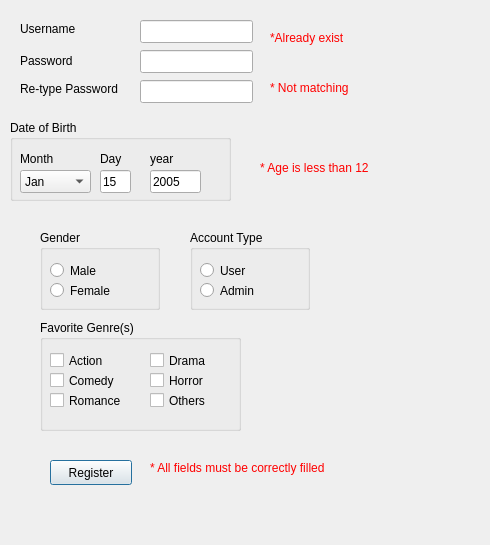
<?xml version="1.0" encoding="UTF-8"?>
<ui version="4.0">
 <class>Register</class>
 <widget class="QDialog" name="Register">
  <property name="geometry">
   <rect>
    <x>0</x>
    <y>0</y>
    <width>490</width>
    <height>545</height>
   </rect>
  </property>
  <property name="windowTitle">
   <string>Dialog</string>
  </property>
  <widget class="QLabel" name="label">
   <property name="geometry">
    <rect>
     <x>20</x>
     <y>20</y>
     <width>71</width>
     <height>17</height>
    </rect>
   </property>
   <property name="text">
    <string>Username</string>
   </property>
  </widget>
  <widget class="QLabel" name="label_2">
   <property name="geometry">
    <rect>
     <x>20</x>
     <y>50</y>
     <width>81</width>
     <height>21</height>
    </rect>
   </property>
   <property name="text">
    <string>Password</string>
   </property>
  </widget>
  <widget class="QLabel" name="label_3">
   <property name="geometry">
    <rect>
     <x>20</x>
     <y>80</y>
     <width>111</width>
     <height>17</height>
    </rect>
   </property>
   <property name="text">
    <string>Re-type Password</string>
   </property>
  </widget>
  <widget class="QLabel" name="label_4">
   <property name="geometry">
    <rect>
     <x>270</x>
     <y>30</y>
     <width>101</width>
     <height>17</height>
    </rect>
   </property>
   <property name="text">
    <string>&lt;html&gt;&lt;head/&gt;&lt;body&gt;&lt;p&gt;&lt;span style=&quot; color:#ff0000;&quot;&gt;*Already exist&lt;/span&gt;&lt;/p&gt;&lt;/body&gt;&lt;/html&gt;</string>
   </property>
  </widget>
  <widget class="QLabel" name="label_5">
   <property name="geometry">
    <rect>
     <x>270</x>
     <y>80</y>
     <width>91</width>
     <height>17</height>
    </rect>
   </property>
   <property name="text">
    <string>&lt;html&gt;&lt;head/&gt;&lt;body&gt;&lt;p&gt;&lt;span style=&quot; color:#ff0000;&quot;&gt;* Not matching&lt;/span&gt;&lt;/p&gt;&lt;/body&gt;&lt;/html&gt;</string>
   </property>
  </widget>
  <widget class="QLabel" name="label_6">
   <property name="geometry">
    <rect>
     <x>260</x>
     <y>160</y>
     <width>181</width>
     <height>17</height>
    </rect>
   </property>
   <property name="text">
    <string>&lt;html&gt;&lt;head/&gt;&lt;body&gt;&lt;p&gt;&lt;span style=&quot; color:#ff0000;&quot;&gt;* Age is less than 12 &lt;/span&gt;&lt;/p&gt;&lt;/body&gt;&lt;/html&gt;</string>
   </property>
  </widget>
  <widget class="QLabel" name="label_7">
   <property name="geometry">
    <rect>
     <x>150</x>
     <y>460</y>
     <width>221</width>
     <height>17</height>
    </rect>
   </property>
   <property name="text">
    <string>&lt;html&gt;&lt;head/&gt;&lt;body&gt;&lt;p&gt;&lt;span style=&quot; color:#ff0000;&quot;&gt;* All fields must be correctly filled&lt;/span&gt;&lt;/p&gt;&lt;/body&gt;&lt;/html&gt;</string>
   </property>
  </widget>
  <widget class="QLineEdit" name="lineEdit">
   <property name="geometry">
    <rect>
     <x>140</x>
     <y>20</y>
     <width>113</width>
     <height>23</height>
    </rect>
   </property>
  </widget>
  <widget class="QLineEdit" name="lineEdit_2">
   <property name="geometry">
    <rect>
     <x>140</x>
     <y>50</y>
     <width>113</width>
     <height>23</height>
    </rect>
   </property>
   <property name="echoMode">
    <enum>QLineEdit::Password</enum>
   </property>
  </widget>
  <widget class="QLineEdit" name="lineEdit_3">
   <property name="geometry">
    <rect>
     <x>140</x>
     <y>80</y>
     <width>113</width>
     <height>23</height>
    </rect>
   </property>
   <property name="echoMode">
    <enum>QLineEdit::Password</enum>
   </property>
  </widget>
  <widget class="QGroupBox" name="groupBox">
   <property name="geometry">
    <rect>
     <x>10</x>
     <y>120</y>
     <width>221</width>
     <height>81</height>
    </rect>
   </property>
   <property name="title">
    <string>Date of Birth</string>
   </property>
   <widget class="QComboBox" name="comboBox">
    <property name="geometry">
     <rect>
      <x>10</x>
      <y>50</y>
      <width>71</width>
      <height>23</height>
     </rect>
    </property>
    <item>
     <property name="text">
      <string>Jan</string>
     </property>
    </item>
    <item>
     <property name="text">
      <string>Feb</string>
     </property>
    </item>
    <item>
     <property name="text">
      <string>Mar</string>
     </property>
    </item>
    <item>
     <property name="text">
      <string>Apr</string>
     </property>
    </item>
    <item>
     <property name="text">
      <string>May</string>
     </property>
    </item>
    <item>
     <property name="text">
      <string>Jun</string>
     </property>
    </item>
    <item>
     <property name="text">
      <string>Jul</string>
     </property>
    </item>
    <item>
     <property name="text">
      <string>Aug</string>
     </property>
    </item>
    <item>
     <property name="text">
      <string>Sep</string>
     </property>
    </item>
    <item>
     <property name="text">
      <string>Oct</string>
     </property>
    </item>
    <item>
     <property name="text">
      <string>Nov</string>
     </property>
    </item>
    <item>
     <property name="text">
      <string>Dec</string>
     </property>
    </item>
   </widget>
   <widget class="QLabel" name="label_8">
    <property name="geometry">
     <rect>
      <x>10</x>
      <y>30</y>
      <width>54</width>
      <height>17</height>
     </rect>
    </property>
    <property name="text">
     <string>Month</string>
    </property>
   </widget>
   <widget class="QLabel" name="label_9">
    <property name="geometry">
     <rect>
      <x>90</x>
      <y>30</y>
      <width>54</width>
      <height>17</height>
     </rect>
    </property>
    <property name="text">
     <string>Day</string>
    </property>
   </widget>
   <widget class="QLabel" name="label_10">
    <property name="geometry">
     <rect>
      <x>140</x>
      <y>30</y>
      <width>54</width>
      <height>17</height>
     </rect>
    </property>
    <property name="text">
     <string>year</string>
    </property>
   </widget>
   <widget class="QLineEdit" name="lineEdit_4">
    <property name="geometry">
     <rect>
      <x>90</x>
      <y>50</y>
      <width>31</width>
      <height>23</height>
     </rect>
    </property>
    <property name="inputMask">
     <string/>
    </property>
    <property name="text">
     <string>15</string>
    </property>
   </widget>
   <widget class="QLineEdit" name="lineEdit_5">
    <property name="geometry">
     <rect>
      <x>140</x>
      <y>50</y>
      <width>51</width>
      <height>23</height>
     </rect>
    </property>
    <property name="inputMask">
     <string>2005</string>
    </property>
    <property name="text">
     <string>2005</string>
    </property>
   </widget>
  </widget>
  <widget class="QGroupBox" name="groupBox_2">
   <property name="geometry">
    <rect>
     <x>40</x>
     <y>230</y>
     <width>120</width>
     <height>80</height>
    </rect>
   </property>
   <property name="title">
    <string>Gender</string>
   </property>
   <widget class="QRadioButton" name="radioButton">
    <property name="geometry">
     <rect>
      <x>10</x>
      <y>30</y>
      <width>94</width>
      <height>21</height>
     </rect>
    </property>
    <property name="text">
     <string>Male</string>
    </property>
   </widget>
   <widget class="QRadioButton" name="radioButton_2">
    <property name="geometry">
     <rect>
      <x>10</x>
      <y>50</y>
      <width>94</width>
      <height>21</height>
     </rect>
    </property>
    <property name="text">
     <string>Female</string>
    </property>
   </widget>
  </widget>
  <widget class="QGroupBox" name="groupBox_3">
   <property name="geometry">
    <rect>
     <x>190</x>
     <y>230</y>
     <width>120</width>
     <height>80</height>
    </rect>
   </property>
   <property name="title">
    <string>Account Type</string>
   </property>
   <widget class="QRadioButton" name="radioButton_3">
    <property name="geometry">
     <rect>
      <x>10</x>
      <y>30</y>
      <width>94</width>
      <height>21</height>
     </rect>
    </property>
    <property name="text">
     <string>User</string>
    </property>
   </widget>
   <widget class="QRadioButton" name="radioButton_4">
    <property name="geometry">
     <rect>
      <x>10</x>
      <y>50</y>
      <width>94</width>
      <height>21</height>
     </rect>
    </property>
    <property name="text">
     <string>Admin</string>
    </property>
   </widget>
  </widget>
  <widget class="QGroupBox" name="groupBox_4">
   <property name="geometry">
    <rect>
     <x>40</x>
     <y>320</y>
     <width>201</width>
     <height>111</height>
    </rect>
   </property>
   <property name="title">
    <string>Favorite Genre(s)</string>
   </property>
   <widget class="QCheckBox" name="checkBox">
    <property name="geometry">
     <rect>
      <x>10</x>
      <y>30</y>
      <width>78</width>
      <height>21</height>
     </rect>
    </property>
    <property name="text">
     <string>Action</string>
    </property>
   </widget>
   <widget class="QCheckBox" name="checkBox_2">
    <property name="geometry">
     <rect>
      <x>10</x>
      <y>50</y>
      <width>78</width>
      <height>21</height>
     </rect>
    </property>
    <property name="text">
     <string>Comedy</string>
    </property>
   </widget>
   <widget class="QCheckBox" name="checkBox_3">
    <property name="geometry">
     <rect>
      <x>110</x>
      <y>50</y>
      <width>78</width>
      <height>21</height>
     </rect>
    </property>
    <property name="text">
     <string>Horror</string>
    </property>
   </widget>
   <widget class="QCheckBox" name="checkBox_4">
    <property name="geometry">
     <rect>
      <x>110</x>
      <y>70</y>
      <width>78</width>
      <height>21</height>
     </rect>
    </property>
    <property name="text">
     <string>Others</string>
    </property>
   </widget>
   <widget class="QCheckBox" name="checkBox_5">
    <property name="geometry">
     <rect>
      <x>110</x>
      <y>30</y>
      <width>78</width>
      <height>21</height>
     </rect>
    </property>
    <property name="text">
     <string>Drama</string>
    </property>
   </widget>
   <widget class="QCheckBox" name="checkBox_6">
    <property name="geometry">
     <rect>
      <x>10</x>
      <y>70</y>
      <width>78</width>
      <height>21</height>
     </rect>
    </property>
    <property name="text">
     <string>Romance</string>
    </property>
   </widget>
  </widget>
  <widget class="QPushButton" name="pushButton">
   <property name="geometry">
    <rect>
     <x>50</x>
     <y>460</y>
     <width>82</width>
     <height>25</height>
    </rect>
   </property>
   <property name="text">
    <string>Register</string>
   </property>
  </widget>
 </widget>
 <resources/>
 <connections/>
</ui>
